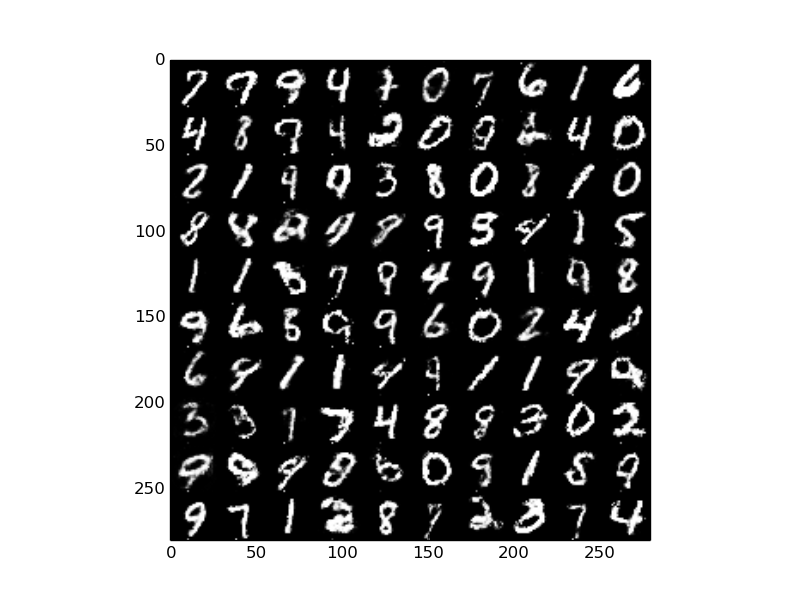

Python code for this plot:
"""Generative Adversarial Network for MNIST."""

import os, sys
sys.path.append(os.getcwd())

import swft
import lasagne
import numpy
import theano
import theano.tensor as T
from theano.sandbox.cuda.rng_curand import CURAND_RandomStreams as RandomStreams

import matplotlib
matplotlib.use('Agg')
import matplotlib.pyplot as plt

import functools

BATCH_SIZE = 100
EPOCHS = 100

theano_srng = RandomStreams(seed=234)

def ReLULayer(name, n_in, n_out, inputs):
    output = swft.ops.Linear(name+'.Linear', n_in, n_out, inputs, initialization=('uniform', 0.05))
    output = swft.ops.BatchNormalize(name+'.BN', n_out, output)
    return swft.ops.rectify(output)

def MaxoutLayer(name, n_in, n_out, inputs):
    PIECE_SIZE = 5
    output = swft.ops.Linear(name+'.Linear', n_in, n_out * PIECE_SIZE, inputs, initialization=('uniform', 0.005))
    units = output.reshape((
        inputs.shape[0], 
        n_out, 
        PIECE_SIZE
    ))
    return T.max(units, axis=2)

def generator(n_samples):
    noise = theano_srng.uniform(
        size=(n_samples, 100), 
        low=-swft.floatX(numpy.sqrt(3)),
        high=swft.floatX(numpy.sqrt(3))
    )

    output = ReLULayer('Generator.1', 100, 1200, noise)
    output = ReLULayer('Generator.2', 1200, 1200, output)
    output = ReLULayer('Generator.3', 1200, 1200, output)
    output = ReLULayer('Generator.4', 1200, 1200, output)
    
    return T.nnet.sigmoid(
        swft.ops.Linear('Generator.5', 1200, 784, output, initialization=('uniform', 0.05))
    )

def discriminator(inputs, debug=False):
    inputs = swft.ops.Dropout(0.2, inputs)
    output = MaxoutLayer('Discriminator.1', 784, 240, inputs)
    output = swft.ops.Dropout(0.5, output)
    output = MaxoutLayer('Discriminator.2', 240, 240, output)
    output = swft.ops.Dropout(0.5, output)

    # We apply the sigmoid in a later step
    return swft.ops.Linear('Discriminator.Output', 240, 1, output, initialization=('uniform', 0.005)).flatten()

symbolic_inputs = swft.mnist.symbolic_inputs()
images, targets = symbolic_inputs

generator_output = generator(BATCH_SIZE)

disc_out = discriminator(T.concatenate([generator_output, images], axis=0))
disc_gen_out = T.nnet.sigmoid(disc_out[:BATCH_SIZE])
disc_inputs  = T.nnet.sigmoid(disc_out[BATCH_SIZE:])

# Gen objective:  push D(G) to one
gen_cost      = T.nnet.binary_crossentropy(disc_gen_out, swft.floatX(1)).mean()
gen_cost.name = 'gen_cost'

# Discrim objective: push D(G) to zero, and push D(real) to one
discrim_cost  = T.nnet.binary_crossentropy(disc_gen_out, swft.floatX(0)).mean()
discrim_cost += T.nnet.binary_crossentropy(disc_inputs, swft.floatX(1)).mean()
discrim_cost /= swft.floatX(2.0)
discrim_cost.name = 'discrim_cost'

train_data, dev_data, test_data = swft.mnist.load(BATCH_SIZE)

gen_params     = swft.search(gen_cost,     lambda x: hasattr(x, 'param') and 'Generator' in x.name)
discrim_params = swft.search(discrim_cost, lambda x: hasattr(x, 'param') and 'Discriminator' in x.name)

_sample_fn = theano.function([], generator(100))
def generate_image(epoch):
    sample = _sample_fn()
    # the transpose is rowx, rowy, height, width -> rowy, height, rowx, width
    sample = sample.reshape((10,10,28,28)).transpose(1,2,0,3).reshape((10*28, 10*28))
    plt.imshow(sample, cmap = plt.get_cmap('gray'), vmin=0, vmax=1)
    plt.savefig('epoch'+str(epoch))

swft.train(
    symbolic_inputs,
    [gen_cost, discrim_cost],
    train_data,
    dev_data=dev_data,
    param_sets = [gen_params, discrim_params],
    optimizers=[
        functools.partial(lasagne.updates.momentum, learning_rate=0.1, momentum=0.5),
        functools.partial(lasagne.updates.momentum, learning_rate=0.1, momentum=0.5)
    ],
    epochs=EPOCHS,
    print_every=1000,
    callback=generate_image
)
